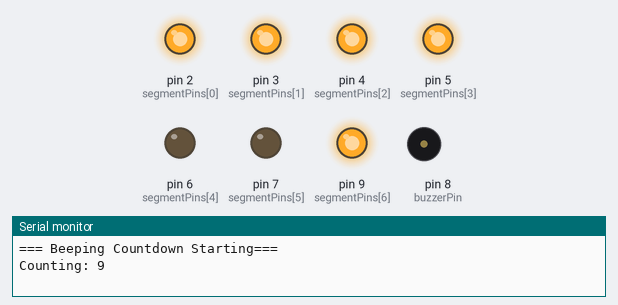
Bench run of a sketch on a simulated Arduino Uno, built with avr-gcc and run on an emulated ATmega328P. Parts: output pins drawn as LEDs (lit = HIGH), buzzer (waves = sounding), the last lines printed to the serial monitor.

Above: at 0.3 s.
At 1.3 s:
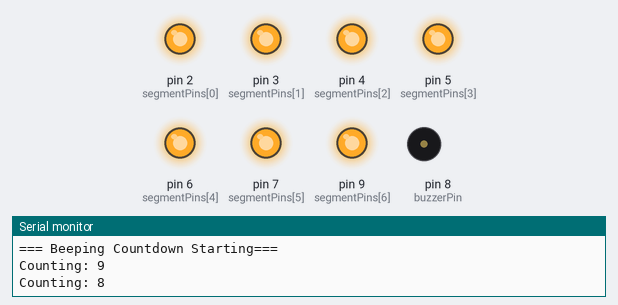
At 2.3 s:
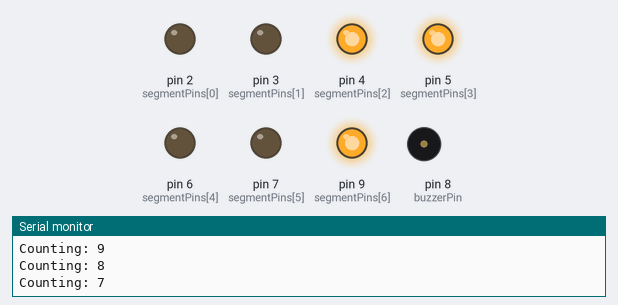
At 4.3 s:
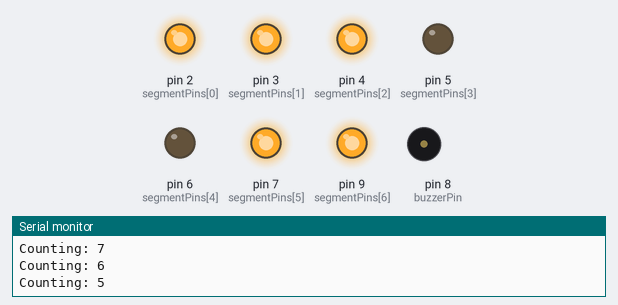
At 9.1 s:
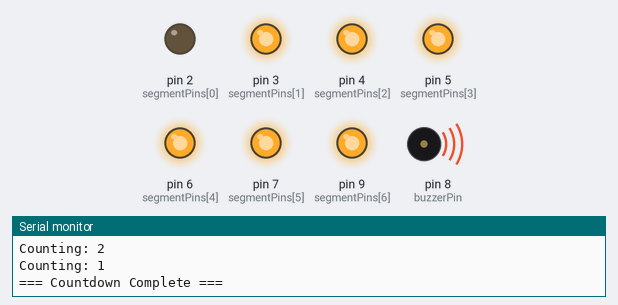
At 10.1 s:
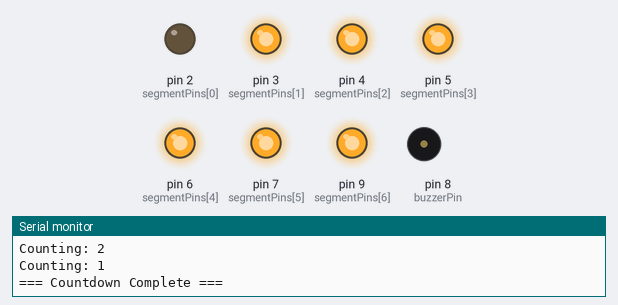
Timing chart, 0 to 11.6 s (numbered marks = the images above):
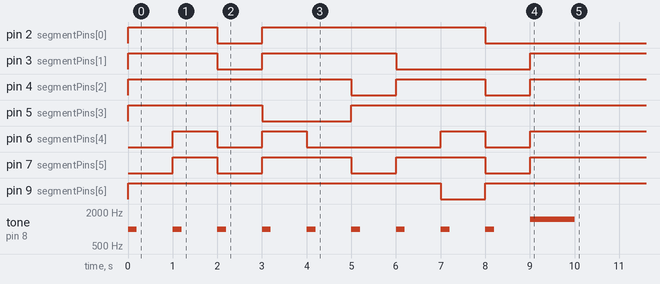

The sketch:

Assignment2_KehindeAsare.ino
```cpp
int buzzerPin = 8;
int numSegments = 7;
int segmentPins[]={2,3,4,5,6,7,9};
// showDigit function — copy it from Task 4
byte digits[10][7] = {
 {0, 1, 1, 1, 1, 1, 1}, // 0
 {0, 0, 0, 1, 0, 0, 1}, // 1
 {1, 0, 1, 1, 1, 1, 0}, // 2
 {1, 0, 1, 1, 0, 1, 1}, // 3
 {1, 1, 0, 1, 0, 0, 1}, // 4
 {1, 1, 1, 0, 0, 1, 1}, // 5
 {1, 1, 1, 0, 1, 1, 1}, // 6
 {0, 0, 1, 1, 0, 0, 1}, // 7
 {1, 1, 1, 1, 1, 1, 1}, // 8
 {1, 1, 1, 1, 0, 0, 1}, // 9
};

void showDigit(int n) {
 // For safety: do nothing if the input is outside 0-9.
 if (n < 0 || n > 9) return;
 // Loop through each of the 7 segments.
 for (int i = 0; i < numSegments; i++) {
 // Read the pattern for this digit and segment.
 // If it is 1, turn the segment ON. If 0, turn it OFF.
 digitalWrite(segmentPins[i], digits[n][i]);
 }
}


void setup() {
 Serial.begin(9600);
 pinMode(buzzerPin, OUTPUT); // set up the buzzer
 for (int i = 0; i < numSegments; i++) {
 pinMode(segmentPins[i] ,OUTPUT); // set up each segment
 }
 Serial.println("=== Beeping Countdown Starting===");
 int count =9 ;
 while (count>0) {
 Serial.print("Counting: ");
 Serial.println(count);
 showDigit(count);
 tone(buzzerPin, 1000, 200); // short beep

  delay(1000);
 count = count - 1;
 }
 showDigit(0);
 tone(buzzerPin, 1500, 1000);; // longer completion tone
 Serial.println( "=== Countdown Complete ===");
}
void loop() { }
```

Measured:
- by itself, tone on pin 8 (buzzerPin): plays 1000 Hz for 0.20 s, 1000 Hz for 0.20 s, 1000 Hz for 0.20 s, 1000 Hz for 0.20 s, 1000 Hz for 0.20 s, 1000 Hz for 0.20 s … (10 notes in this stretch)
